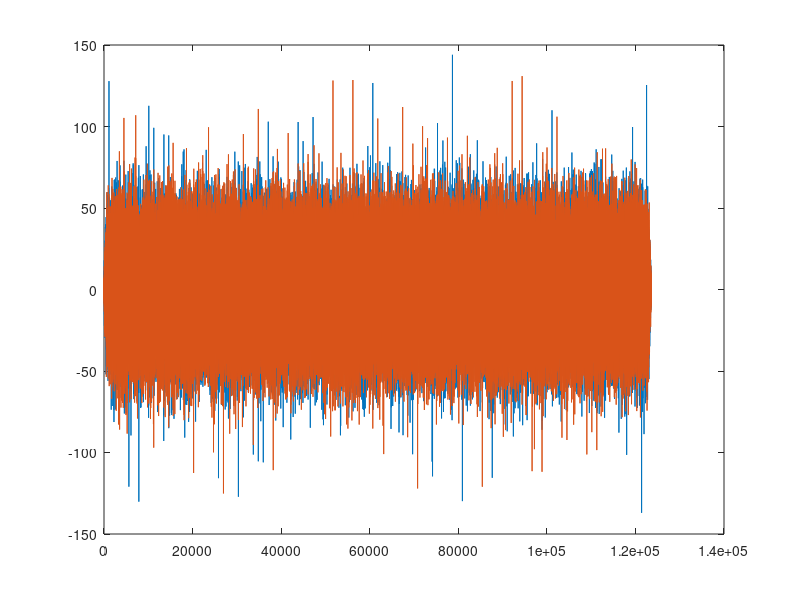
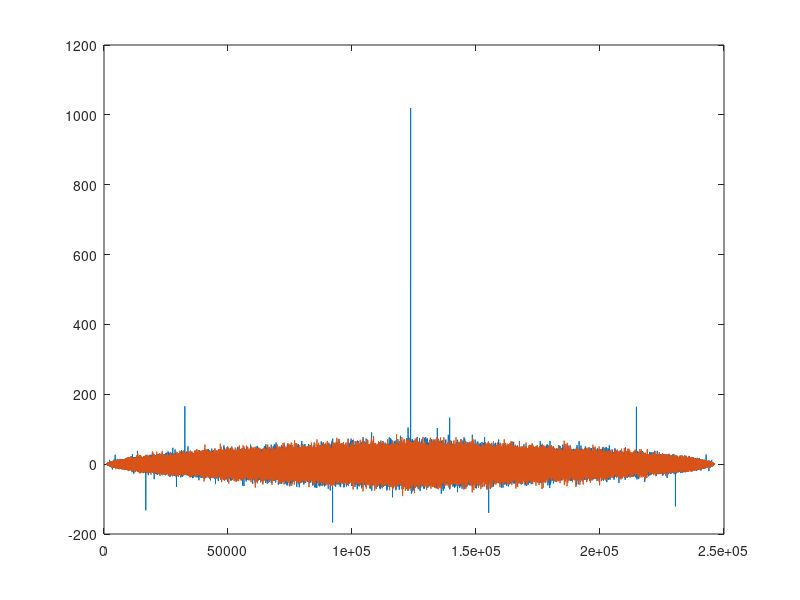

The MATLAB source for these figures, in order:


Ncp = 100;
Nfft = 1024;
Na = 999;
Ns = 109;
sigma_n = 1.0;

a = rand(Na, 1);
pilot = zeros(Nfft, 1);

if mod(Na, 2) == 0
    kcnt = 1
    for k = -Na/2:Na/2-1
        pilot = pilot + exp(2j*pi*(a(kcnt)+k*(0:Nfft-1).'/Nfft));
        kcnt = kcnt + 1;
    end
else
    if Na > 1
        kcnt = 1
        for k = -(Na-1)/2:Na/2-1
            pilot = pilot + exp(2j*pi*(a(kcnt)+k*(0:Nfft-1).'/Nfft));
            kcnt = kcnt + 1;
        end
    else
        pilot = exp(2j*pi*(a(1)+(0:Nfft-1).'/Nfft));
    end
end
pilot = pilot / sqrt(Na);

if mod(Ns, 2) == 0
    s = exp(j*pi*257*(0:Ns-1).^2/Ns).' / sqrt(Ns);
else
    s = exp(j*pi*257*(0:Ns-1).*(1:Ns)/Ns).' / sqrt(Ns);
end

x = zeros((Nfft + Ncp) * Ns, 1);

for ns = 1:Ns
    x((ns-1)*(Nfft+Ncp)+Ncp+1:ns*(Nfft+Ncp)) = s(ns) * pilot;
    x((ns-1)*(Nfft+Ncp)+1:(ns-1)*(Nfft+Ncp)+Ncp) = s(ns) * pilot(Nfft-Ncp+1:Nfft);
end

% figure();
% plot(real(x)); hold on;
% plot(imag(x), 'r'); hold off;
% 
% figure()
% Css = xcorr([s;s;s], s);
% plot(abs(Css));

channel = [1 0 0 0];
Kn = length(x) + length(channel) - 1;
noise = sigma_n * (randn(Kn, 1) + randn(Kn, 1)) / sqrt(2.0);

y = conv(x, channel) + noise;

% Matched Filter (for frequency domain despreading)
z = conv(y, conj(pilot(end:-1:1)));

% Matched Filter (for time domain despreading)
s_up = zeros(Ns * (Nfft + Ncp), 1);
s_up(1:Nfft+Ncp:end) = s;
p = conv(z, conj(s_up(end:-1:1)));

figure()
plot(real(z)); hold on;
plot(imag(z)); hold off;

figure()
plot(real(p)); hold on;
plot(imag(p)); hold off;
